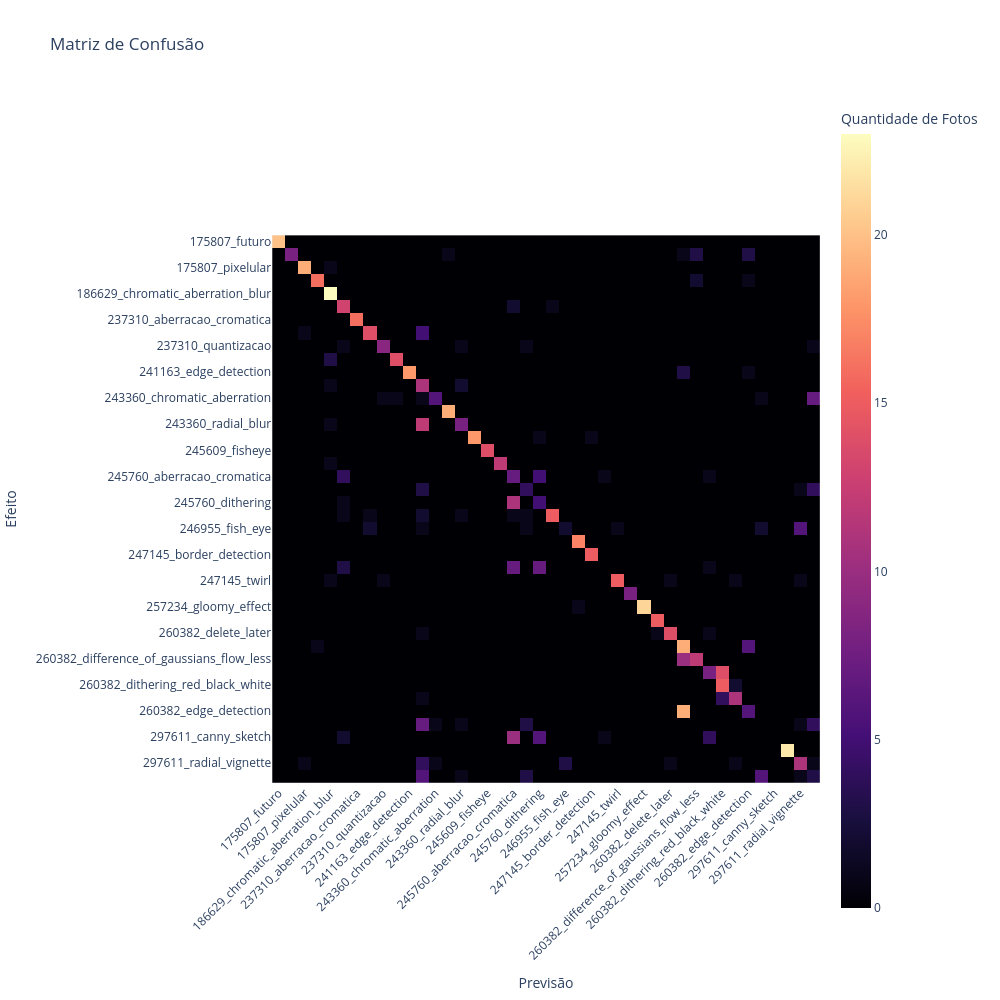

Notebook code cell kept with this figure:
### Markdown cell above
Matriz de confusão para análise de erros:

### Code cell
#Matriz de confusão interativa
from sklearn.metrics import confusion_matrix
import plotly.express as px

todas_previsoes = []
todos_gabaritos = []

modelo.eval()
with torch.no_grad():
    for imagens, labels in loader_teste:
        imagens = imagens.to(device)
        labels = labels.to(device)
        previsoes = modelo(imagens)
        _, adivinhacao = torch.max(previsoes, 1)
        todas_previsoes.extend(adivinhacao.cpu().numpy())
        todos_gabaritos.extend(labels.cpu().numpy())
nomes_efeitos = dataset.classes
matriz = confusion_matrix(todos_gabaritos, todas_previsoes)
fig = px.imshow(matriz,
                labels=dict(x="Previsão", y="Efeito", color="Quantidade de Fotos"),
                x=nomes_efeitos,
                y=nomes_efeitos,
                color_continuous_scale='Magma',
                title="Matriz de Confusão")
fig.update_layout(width=1000, height=1000, xaxis_tickangle=-45)
fig.show()

### Figure 1 — Plotly figure (JSON) as saved in the notebook; plotly's stock layout.template omitted (floating-point values rounded to 4 significant figures; data arrays with more than 128 entries replaced by an {"elided": "..."} marker saying what was removed)
{"data": [{"coloraxis": "coloraxis", "hovertemplate": "Previsão: %{x}<br>Efeito: %{y}<br>Quantidade de Fotos: %{z}<extra></extra>", "name": "0", "type": "heatmap", "x": ["175807_futuro", "175807_maria_e_sobel", "175807_pixelular", "186629_canny_edge_detection", "186629_chromatic_aberration_blur", "186629_color_splash", "237310_aberracao_cromatica", "237310_pixelizacao", "237310_quantizacao", "241163_chromatic_aberration", "241163_edge_detection", "241163_pixelation", "243360_chromatic_aberration", "243360_edge_detection", "243360_radial_blur", "245609_borda_lapis", "245609_fisheye", "245609_onda_de_calor", "245760_aberracao_cromatica", "245760_deteccao_borda", "245760_dithering", "246955_color_mapping", "246955_fish_eye", "246955_restricted_chromatic_aberration_and_vignette", "247145_border_detection", "247145_color_selection", "247145_twirl", "257234_blueprint_effect", "257234_gloomy_effect", "257234_industrial_effect", "260382_delete_later", "260382_difference_of_gaussians_flow", "260382_difference_of_gaussians_flow_less", "260382_dithering_black_white", "260382_dithering_red_black_white", "260382_dithering_red_yellow_black_white", "260382_edge_detection", "260382_effect_identity", "297611_canny_sketch", "297611_green_railing_dither", "297611_radial_vignette", "origin"], "xaxis": "x", "y": ["175807_futuro", "175807_maria_e_sobel", "175807_pixelular", "186629_canny_edge_detection", "186629_chromatic_aberration_blur", "186629_color_splash", "237310_aberracao_cromatica", "237310_pixelizacao", "237310_quantizacao", "241163_chromatic_aberration", "241163_edge_detection", "241163_pixelation", "243360_chromatic_aberration", "243360_edge_detection", "243360_radial_blur", "245609_borda_lapis", "245609_fisheye", "245609_onda_de_calor", "245760_aberracao_cromatica", "245760_deteccao_borda", "245760_dithering", "246955_color_mapping", "246955_fish_eye", "246955_restricted_chromatic_aberration_and_vignette", "247145_border_detection", "247145_color_selection", "247145_twirl", "257234_blueprint_effect", "257234_gloomy_effect", "257234_industrial_effect", "260382_delete_later", "260382_difference_of_gaussians_flow", "260382_difference_of_gaussians_flow_less", "260382_dithering_black_white", "260382_dithering_red_black_white", "260382_dithering_red_yellow_black_white", "260382_edge_detection", "260382_effect_identity", "297611_canny_sketch", "297611_green_railing_dither", "297611_radial_vignette", "origin"], "yaxis": "y", "z": {"elided": "42x42 int values"}}], "layout": {"coloraxis": {"colorbar": {"title": {"text": "Quantidade de Fotos"}}, "colorscale": [[0, "#000004"], [0.1111, "#180f3d"], [0.2222, "#440f76"], [0.3333, "#721f81"], [0.4444, "#9e2f7f"], [0.5556, "#cd4071"], [0.6667, "#f1605d"], [0.7778, "#fd9668"], [0.8889, "#feca8d"], [1, "#fcfdbf"]]}, "height": 1000, "title": {"text": "Matriz de Confusão"}, "width": 1000, "xaxis": {"anchor": "y", "constrain": "domain", "domain": [0, 1], "scaleanchor": "y", "tickangle": -45, "title": {"text": "Previsão"}}, "yaxis": {"anchor": "x", "autorange": "reversed", "constrain": "domain", "domain": [0, 1], "title": {"text": "Efeito"}}}}
